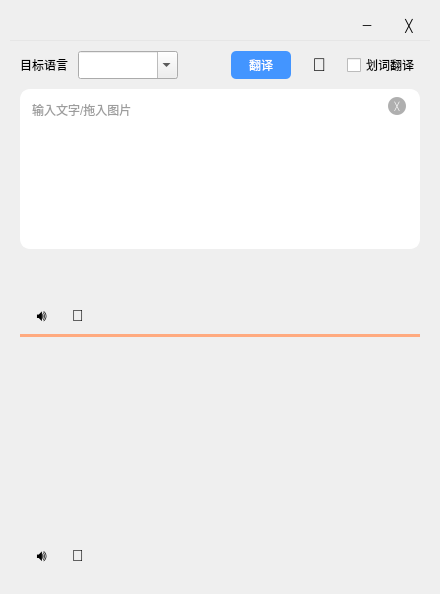
<?xml version="1.0" encoding="UTF-8"?>
<ui version="4.0">
 <class>Form</class>
 <widget class="QWidget" name="Form">
  <property name="geometry">
   <rect>
    <x>0</x>
    <y>0</y>
    <width>440</width>
    <height>594</height>
   </rect>
  </property>
  <property name="windowTitle">
   <string>Form</string>
  </property>
  <layout class="QVBoxLayout" name="verticalLayout">
   <property name="spacing">
    <number>0</number>
   </property>
   <property name="leftMargin">
    <number>10</number>
   </property>
   <property name="topMargin">
    <number>10</number>
   </property>
   <property name="rightMargin">
    <number>10</number>
   </property>
   <property name="bottomMargin">
    <number>10</number>
   </property>
   <item>
    <widget class="QWidget" name="widget" native="true">
     <layout class="QVBoxLayout" name="verticalLayout_2">
      <property name="spacing">
       <number>0</number>
      </property>
      <property name="leftMargin">
       <number>0</number>
      </property>
      <property name="topMargin">
       <number>0</number>
      </property>
      <property name="rightMargin">
       <number>0</number>
      </property>
      <property name="bottomMargin">
       <number>0</number>
      </property>
      <item>
       <layout class="QHBoxLayout" name="horizontalLayout">
        <property name="spacing">
         <number>0</number>
        </property>
        <item>
         <spacer name="horizontalSpacer">
          <property name="orientation">
           <enum>Qt::Horizontal</enum>
          </property>
          <property name="sizeType">
           <enum>QSizePolicy::MinimumExpanding</enum>
          </property>
          <property name="sizeHint" stdset="0">
           <size>
            <width>40</width>
            <height>20</height>
           </size>
          </property>
         </spacer>
        </item>
        <item>
         <widget class="QPushButton" name="pushButton">
          <property name="minimumSize">
           <size>
            <width>42</width>
            <height>30</height>
           </size>
          </property>
          <property name="styleSheet">
           <string notr="true">QPushButton {background-color: transparent; border: 1px solid transparent;} QPushButton:hover {background-color: rgb(230, 230, 230); border: 1px solid rgb(230, 230, 230);} QPushButton:pressed {background-color: rgb(200, 200, 200); border: 1px solid rgb(200, 200, 200);}</string>
          </property>
          <property name="text">
           <string>─</string>
          </property>
         </widget>
        </item>
        <item>
         <widget class="QPushButton" name="pushButton_2">
          <property name="minimumSize">
           <size>
            <width>42</width>
            <height>30</height>
           </size>
          </property>
          <property name="styleSheet">
           <string notr="true">QPushButton {background-color: transparent; border: 1px solid transparent;} QPushButton:hover {background-color: rgb(228, 104, 85); border: 1px solid rgb(228, 104, 85);} QPushButton:pressed {background-color: rgb(196, 94, 74); border: 1px solid rgb(196, 94, 74);}</string>
          </property>
          <property name="text">
           <string>╳</string>
          </property>
         </widget>
        </item>
       </layout>
      </item>
      <item>
       <widget class="Line" name="line">
        <property name="minimumSize">
         <size>
          <width>400</width>
          <height>3</height>
         </size>
        </property>
        <property name="styleSheet">
         <string notr="true">border: 1px solid rgb(230, 230, 230); border-left-color: transparent; border-right-color: transparent; border-bottom-color: transparent;</string>
        </property>
        <property name="frameShadow">
         <enum>QFrame::Plain</enum>
        </property>
        <property name="orientation">
         <enum>Qt::Horizontal</enum>
        </property>
       </widget>
      </item>
      <item>
       <widget class="QWidget" name="widget_2" native="true">
        <property name="minimumSize">
         <size>
          <width>0</width>
          <height>100</height>
         </size>
        </property>
        <layout class="QVBoxLayout" name="verticalLayout_3">
         <property name="spacing">
          <number>0</number>
         </property>
         <property name="leftMargin">
          <number>10</number>
         </property>
         <property name="topMargin">
          <number>8</number>
         </property>
         <property name="rightMargin">
          <number>10</number>
         </property>
         <property name="bottomMargin">
          <number>10</number>
         </property>
         <item>
          <layout class="QHBoxLayout" name="horizontalLayout_2">
           <property name="spacing">
            <number>0</number>
           </property>
           <item>
            <layout class="QHBoxLayout" name="horizontalLayout_3">
             <property name="spacing">
              <number>10</number>
             </property>
             <item>
              <widget class="QLabel" name="label">
               <property name="text">
                <string>目标语言</string>
               </property>
              </widget>
             </item>
             <item>
              <widget class="QComboBox" name="comboBox">
               <property name="minimumSize">
                <size>
                 <width>100</width>
                 <height>28</height>
                </size>
               </property>
               <property name="editable">
                <bool>true</bool>
               </property>
              </widget>
             </item>
            </layout>
           </item>
           <item>
            <spacer name="horizontalSpacer_2">
             <property name="orientation">
              <enum>Qt::Horizontal</enum>
             </property>
             <property name="sizeType">
              <enum>QSizePolicy::MinimumExpanding</enum>
             </property>
             <property name="sizeHint" stdset="0">
              <size>
               <width>20</width>
               <height>20</height>
              </size>
             </property>
            </spacer>
           </item>
           <item>
            <layout class="QHBoxLayout" name="horizontalLayout_4">
             <property name="spacing">
              <number>20</number>
             </property>
             <item>
              <widget class="QPushButton" name="pushButton_3">
               <property name="minimumSize">
                <size>
                 <width>60</width>
                 <height>28</height>
                </size>
               </property>
               <property name="cursor">
                <cursorShape>PointingHandCursor</cursorShape>
               </property>
               <property name="styleSheet">
                <string notr="true">QPushButton {background-color: rgb(67, 149, 255); color: rgb(255, 255, 255); border-radius: 5px;} QPushButton:pressed {background-color: rgb(52, 133, 251);}</string>
               </property>
               <property name="text">
                <string>翻译</string>
               </property>
              </widget>
             </item>
             <item>
              <widget class="QPushButton" name="pushButton_4">
               <property name="cursor">
                <cursorShape>PointingHandCursor</cursorShape>
               </property>
               <property name="toolTip">
                <string>截屏翻译（F1）</string>
               </property>
               <property name="styleSheet">
                <string notr="true">QPushButton {background-color: transparent; border: 1px solid transparent; font-size: 18px}</string>
               </property>
               <property name="text">
                <string>📸</string>
               </property>
              </widget>
             </item>
             <item>
              <widget class="QCheckBox" name="checkBox">
               <property name="toolTip">
                <string>Ctrl+C 快速发起翻译</string>
               </property>
               <property name="text">
                <string>划词翻译</string>
               </property>
              </widget>
             </item>
            </layout>
           </item>
          </layout>
         </item>
         <item>
          <spacer name="verticalSpacer">
           <property name="orientation">
            <enum>Qt::Vertical</enum>
           </property>
           <property name="sizeType">
            <enum>QSizePolicy::Minimum</enum>
           </property>
           <property name="sizeHint" stdset="0">
            <size>
             <width>20</width>
             <height>10</height>
            </size>
           </property>
          </spacer>
         </item>
         <item>
          <widget class="QTextEdit" name="textEdit">
           <property name="minimumSize">
            <size>
             <width>400</width>
             <height>100</height>
            </size>
           </property>
           <property name="maximumSize">
            <size>
             <width>16777215</width>
             <height>160</height>
            </size>
           </property>
           <property name="styleSheet">
            <string notr="true">QTextEdit {background-color: rgb(255, 255, 255); border: 2px solid rgb(255, 255, 255); border-radius: 10px; font: 16px &quot;微软雅黑&quot;; color: rgb(60, 60, 60); padding: 6px;} QTextEdit:hover {border: 2px solid rgb(82, 186, 255);} QTextEdit:focus {border: 2px solid rgb(82, 186, 255);} QScrollBar:vertical {background: transparent; width: 6px; margin: 0;} QScrollBar::handle:vertical {background: rgb(224, 224, 224); min-height: 30px; border-radius: 3px;} QScrollBar::sub-line:vertical {height: 0; subcontrol-position: top;} QScrollBar::add-line:vertical {height: 0; subcontrol-position: bottom;} QScrollBar:horizontal {background: transparent; height: 6px; margin: 0;} QScrollBar::handle:horizontal {background: rgb(224, 224, 224); min-width: 30px; border-radius: 3px;} QScrollBar::sub-line:horizontal {width: 0; subcontrol-position: left;} QScrollBar::add-line:horizontal {width: 0; subcontrol-position: right;}</string>
           </property>
           <property name="placeholderText">
            <string>输入文字/拖入图片</string>
           </property>
           <layout class="QVBoxLayout" name="verticalLayout_4">
            <property name="leftMargin">
             <number>0</number>
            </property>
            <property name="topMargin">
             <number>0</number>
            </property>
            <property name="rightMargin">
             <number>0</number>
            </property>
            <property name="bottomMargin">
             <number>0</number>
            </property>
            <item>
             <layout class="QHBoxLayout" name="horizontalLayout_5">
              <property name="rightMargin">
               <number>6</number>
              </property>
              <item>
               <spacer name="horizontalSpacer_3">
                <property name="orientation">
                 <enum>Qt::Horizontal</enum>
                </property>
                <property name="sizeHint" stdset="0">
                 <size>
                  <width>10</width>
                  <height>10</height>
                 </size>
                </property>
               </spacer>
              </item>
              <item>
               <widget class="QPushButton" name="pushButton_5">
                <property name="minimumSize">
                 <size>
                  <width>18</width>
                  <height>18</height>
                 </size>
                </property>
                <property name="maximumSize">
                 <size>
                  <width>18</width>
                  <height>18</height>
                 </size>
                </property>
                <property name="cursor">
                 <cursorShape>PointingHandCursor</cursorShape>
                </property>
                <property name="styleSheet">
                 <string notr="true">QPushButton {background-color: rgba(0, 0, 0, 80); border: 0px; border-radius: 9px; font-size: 8px; color: rgb(255, 255, 255);}</string>
                </property>
                <property name="text">
                 <string>╳</string>
                </property>
               </widget>
              </item>
             </layout>
            </item>
            <item>
             <spacer name="verticalSpacer_2">
              <property name="orientation">
               <enum>Qt::Vertical</enum>
              </property>
              <property name="sizeHint" stdset="0">
               <size>
                <width>20</width>
                <height>115</height>
               </size>
              </property>
             </spacer>
            </item>
           </layout>
          </widget>
         </item>
         <item>
          <widget class="QTextBrowser" name="textBrowser">
           <property name="minimumSize">
            <size>
             <width>400</width>
             <height>55</height>
            </size>
           </property>
           <property name="maximumSize">
            <size>
             <width>410</width>
             <height>55</height>
            </size>
           </property>
           <property name="styleSheet">
            <string notr="true">QTextBrowser {background-color: transparent; border: 2px solid transparent; border-radius: 10px; font: 18px &quot;微软雅黑&quot;; color: rgb(60, 60, 60); padding: 6px;}</string>
           </property>
          </widget>
         </item>
         <item>
          <widget class="QWidget" name="widget_3" native="true">
           <property name="maximumSize">
            <size>
             <width>16777215</width>
             <height>100</height>
            </size>
           </property>
           <layout class="QVBoxLayout" name="verticalLayout_5">
            <property name="spacing">
             <number>0</number>
            </property>
            <property name="leftMargin">
             <number>0</number>
            </property>
            <property name="topMargin">
             <number>0</number>
            </property>
            <property name="rightMargin">
             <number>0</number>
            </property>
            <property name="bottomMargin">
             <number>0</number>
            </property>
            <item>
             <layout class="QHBoxLayout" name="horizontalLayout_6">
              <property name="spacing">
               <number>14</number>
              </property>
              <property name="leftMargin">
               <number>11</number>
              </property>
              <property name="bottomMargin">
               <number>8</number>
              </property>
              <property name="toptMargin" stdset="0">
               <number>0</number>
              </property>
              <item>
               <widget class="QPushButton" name="pushButton_6">
                <property name="minimumSize">
                 <size>
                  <width>22</width>
                  <height>22</height>
                 </size>
                </property>
                <property name="maximumSize">
                 <size>
                  <width>22</width>
                  <height>22</height>
                 </size>
                </property>
                <property name="cursor">
                 <cursorShape>PointingHandCursor</cursorShape>
                </property>
                <property name="toolTip">
                 <string>语音播报</string>
                </property>
                <property name="styleSheet">
                 <string notr="true">QPushButton {background-color: transparent; border: 1px solid transparent; font-size: 16px}</string>
                </property>
                <property name="text">
                 <string>🔊</string>
                </property>
               </widget>
              </item>
              <item>
               <widget class="QPushButton" name="pushButton_7">
                <property name="minimumSize">
                 <size>
                  <width>22</width>
                  <height>22</height>
                 </size>
                </property>
                <property name="maximumSize">
                 <size>
                  <width>22</width>
                  <height>22</height>
                 </size>
                </property>
                <property name="cursor">
                 <cursorShape>PointingHandCursor</cursorShape>
                </property>
                <property name="toolTip">
                 <string>复制内容</string>
                </property>
                <property name="styleSheet">
                 <string notr="true">QPushButton {background-color: transparent; border: 1px solid transparent; font-size: 16px}</string>
                </property>
                <property name="text">
                 <string>📑</string>
                </property>
               </widget>
              </item>
              <item>
               <spacer name="horizontalSpacer_4">
                <property name="orientation">
                 <enum>Qt::Horizontal</enum>
                </property>
                <property name="sizeHint" stdset="0">
                 <size>
                  <width>30</width>
                  <height>20</height>
                 </size>
                </property>
               </spacer>
              </item>
             </layout>
            </item>
            <item>
             <widget class="Line" name="line_2">
              <property name="styleSheet">
               <string notr="true">background-color: rgb(255, 170, 127); border: 1px solid transparent;</string>
              </property>
              <property name="frameShadow">
               <enum>QFrame::Plain</enum>
              </property>
              <property name="orientation">
               <enum>Qt::Horizontal</enum>
              </property>
             </widget>
            </item>
           </layout>
          </widget>
         </item>
         <item>
          <widget class="QTextBrowser" name="textBrowser_2">
           <property name="minimumSize">
            <size>
             <width>400</width>
             <height>200</height>
            </size>
           </property>
           <property name="styleSheet">
            <string notr="true">QTextBrowser {background-color: transparent; border: 2px solid transparent; border-radius: 10px; font: 16px &quot;微软雅黑&quot;; color: rgb(60, 60, 60); padding: 6px;} QScrollBar:vertical {background: transparent; width: 6px; margin: 0;} QScrollBar::handle:vertical {background: rgb(224, 224, 224); min-height: 30px; border-radius: 3px;} QScrollBar::sub-line:vertical {height: 0; subcontrol-position: top;} QScrollBar::add-line:vertical {height: 0; subcontrol-position: bottom;} QScrollBar:horizontal {background: transparent; height: 6px; margin: 0;} QScrollBar::handle:horizontal {background: rgb(224, 224, 224); min-width: 30px; border-radius: 3px;} QScrollBar::sub-line:horizontal {width: 0; subcontrol-position: left;} QScrollBar::add-line:horizontal {width: 0; subcontrol-position: right;}</string>
           </property>
          </widget>
         </item>
         <item>
          <widget class="QWidget" name="widget_4" native="true">
           <layout class="QHBoxLayout" name="horizontalLayout_7">
            <property name="spacing">
             <number>14</number>
            </property>
            <property name="leftMargin">
             <number>11</number>
            </property>
            <property name="topMargin">
             <number>0</number>
            </property>
            <property name="rightMargin">
             <number>0</number>
            </property>
            <property name="bottomMargin">
             <number>8</number>
            </property>
            <item>
             <widget class="QPushButton" name="pushButton_8">
              <property name="minimumSize">
               <size>
                <width>22</width>
                <height>22</height>
               </size>
              </property>
              <property name="maximumSize">
               <size>
                <width>22</width>
                <height>22</height>
               </size>
              </property>
              <property name="cursor">
               <cursorShape>PointingHandCursor</cursorShape>
              </property>
              <property name="toolTip">
               <string>语音播报</string>
              </property>
              <property name="styleSheet">
               <string notr="true">QPushButton {background-color: transparent; border: 1px solid transparent; font-size: 16px}</string>
              </property>
              <property name="text">
               <string>🔊</string>
              </property>
             </widget>
            </item>
            <item>
             <widget class="QPushButton" name="pushButton_9">
              <property name="minimumSize">
               <size>
                <width>22</width>
                <height>22</height>
               </size>
              </property>
              <property name="maximumSize">
               <size>
                <width>22</width>
                <height>22</height>
               </size>
              </property>
              <property name="cursor">
               <cursorShape>PointingHandCursor</cursorShape>
              </property>
              <property name="toolTip">
               <string>复制内容</string>
              </property>
              <property name="styleSheet">
               <string notr="true">QPushButton {background-color: transparent; border: 1px solid transparent; font-size: 16px}</string>
              </property>
              <property name="text">
               <string>📑</string>
              </property>
             </widget>
            </item>
            <item>
             <spacer name="horizontalSpacer_5">
              <property name="orientation">
               <enum>Qt::Horizontal</enum>
              </property>
              <property name="sizeHint" stdset="0">
               <size>
                <width>30</width>
                <height>20</height>
               </size>
              </property>
             </spacer>
            </item>
           </layout>
          </widget>
         </item>
        </layout>
       </widget>
      </item>
     </layout>
    </widget>
   </item>
  </layout>
 </widget>
 <resources/>
 <connections>
  <connection>
   <sender>pushButton</sender>
   <signal>clicked()</signal>
   <receiver>Form</receiver>
   <slot>showMinimized()</slot>
   <hints>
    <hint type="sourcelabel">
     <x>345</x>
     <y>25</y>
    </hint>
    <hint type="destinationlabel">
     <x>209</x>
     <y>294</y>
    </hint>
   </hints>
  </connection>
  <connection>
   <sender>pushButton_2</sender>
   <signal>clicked()</signal>
   <receiver>Form</receiver>
   <slot>close()</slot>
   <hints>
    <hint type="sourcelabel">
     <x>387</x>
     <y>25</y>
    </hint>
    <hint type="destinationlabel">
     <x>209</x>
     <y>294</y>
    </hint>
   </hints>
  </connection>
  <connection>
   <sender>pushButton_5</sender>
   <signal>clicked()</signal>
   <receiver>textEdit</receiver>
   <slot>clear()</slot>
   <hints>
    <hint type="sourcelabel">
     <x>397</x>
     <y>111</y>
    </hint>
    <hint type="destinationlabel">
     <x>219</x>
     <y>174</y>
    </hint>
   </hints>
  </connection>
 </connections>
</ui>
